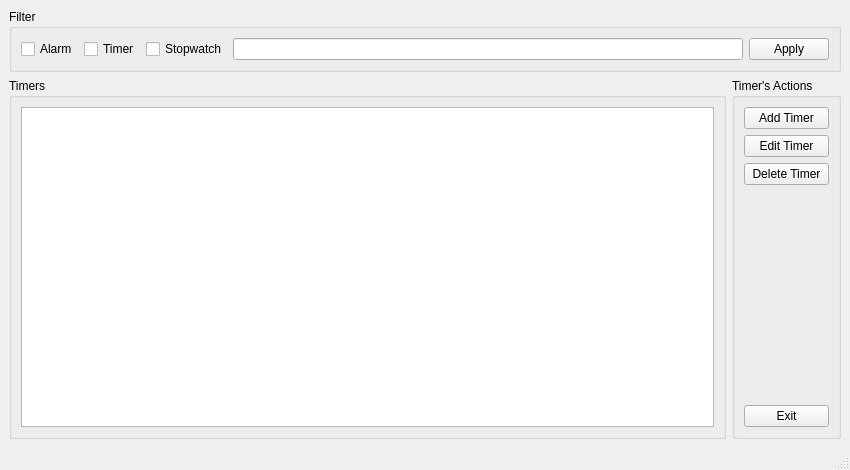
<?xml version="1.0" encoding="UTF-8"?>
<ui version="4.0">
 <class>MainWindow</class>
 <widget class="QMainWindow" name="MainWindow">
  <property name="geometry">
   <rect>
    <x>0</x>
    <y>0</y>
    <width>850</width>
    <height>470</height>
   </rect>
  </property>
  <property name="windowTitle">
   <string>MainWindow</string>
  </property>
  <widget class="QWidget" name="centralwidget">
   <layout class="QGridLayout" name="gridLayout">
    <item row="0" column="0" colspan="2">
     <widget class="QGroupBox" name="groupBox">
      <property name="title">
       <string>Filter</string>
      </property>
      <layout class="QHBoxLayout" name="horizontalLayout">
       <item>
        <widget class="QCheckBox" name="alarmCheckBox">
         <property name="text">
          <string>Alarm</string>
         </property>
        </widget>
       </item>
       <item>
        <widget class="QCheckBox" name="timerCheckBox">
         <property name="text">
          <string>Timer</string>
         </property>
        </widget>
       </item>
       <item>
        <widget class="QCheckBox" name="stopwatchCheckBox">
         <property name="text">
          <string>Stopwatch</string>
         </property>
        </widget>
       </item>
       <item>
        <widget class="QLineEdit" name="timerNameFilterLineEdit"/>
       </item>
       <item>
        <widget class="QPushButton" name="applyPushButton">
         <property name="text">
          <string>Apply</string>
         </property>
        </widget>
       </item>
      </layout>
     </widget>
    </item>
    <item row="1" column="0">
     <widget class="QGroupBox" name="timersGroupBox">
      <property name="sizePolicy">
       <sizepolicy hsizetype="Preferred" vsizetype="Expanding">
        <horstretch>0</horstretch>
        <verstretch>0</verstretch>
       </sizepolicy>
      </property>
      <property name="title">
       <string>Timers</string>
      </property>
      <layout class="QGridLayout" name="gridLayout_2">
       <item row="0" column="0">
        <widget class="QTableWidget" name="timersTableWidget">
         <property name="selectionMode">
          <enum>QAbstractItemView::SingleSelection</enum>
         </property>
        </widget>
       </item>
      </layout>
     </widget>
    </item>
    <item row="1" column="1">
     <widget class="QGroupBox" name="groupBox_3">
      <property name="sizePolicy">
       <sizepolicy hsizetype="Preferred" vsizetype="Expanding">
        <horstretch>0</horstretch>
        <verstretch>0</verstretch>
       </sizepolicy>
      </property>
      <property name="title">
       <string>Timer's Actions</string>
      </property>
      <layout class="QVBoxLayout" name="verticalLayout">
       <item>
        <widget class="QPushButton" name="addTimerPushButton">
         <property name="text">
          <string>Add Timer</string>
         </property>
        </widget>
       </item>
       <item>
        <widget class="QPushButton" name="editTimerPushButton">
         <property name="text">
          <string>Edit Timer</string>
         </property>
        </widget>
       </item>
       <item>
        <widget class="QPushButton" name="deletTimerPushButton">
         <property name="text">
          <string>Delete Timer</string>
         </property>
        </widget>
       </item>
       <item>
        <spacer name="verticalSpacer">
         <property name="orientation">
          <enum>Qt::Vertical</enum>
         </property>
         <property name="sizeHint" stdset="0">
          <size>
           <width>20</width>
           <height>40</height>
          </size>
         </property>
        </spacer>
       </item>
       <item>
        <widget class="QPushButton" name="exitPushButton">
         <property name="text">
          <string>Exit</string>
         </property>
        </widget>
       </item>
      </layout>
     </widget>
    </item>
   </layout>
  </widget>
  <widget class="QMenuBar" name="menubar">
   <property name="geometry">
    <rect>
     <x>0</x>
     <y>0</y>
     <width>850</width>
     <height>21</height>
    </rect>
   </property>
  </widget>
  <widget class="QStatusBar" name="statusbar"/>
 </widget>
 <resources/>
 <connections/>
</ui>
